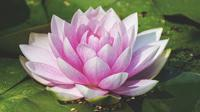
#> input picture 01_300.jpg, 200 x 112 px; its folder holds 4 pictures in this run
$ python first_assignment.py
#> lines starting #> are read from the running program, lines starting #| are printed output that depends on the picture
import numpy as np
import matplotlib.pylab as plt
from PIL import Image
import os
size_200 = (200,200)

for f in os.listdir('.'):
    if f.endswith('.jpg'):
        i = Image.open(f)
#> i is the input picture: PIL image 200x112 RGB; mean R, G, B 125.5, 117.5, 109.3
        fn, fext = os.path.splitext(f)

        i.thumbnail(size_200)
        i.save('photo/{}_300{}'.format(fn,fext))

    def plti(im, h=8, **kwargs):

        y = im.shape[0]
        x = im.shape[1]
        w = (y/x) * h
        plt.figure(figsize=(w,h))
        plt.imshow(im, interpolation="none", **kwargs)
        plt.axis('off')
#> pass 2 of the loop `for f in os.listdir('.'):`:
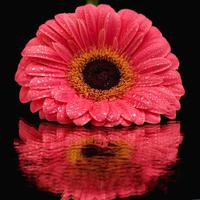
#> input picture 02_300.jpg, 200 x 200 px
#> i is the input picture: PIL image 200x200 RGB; mean R, G, B 128.3, 35.2, 41.5
#> pass 3 of the loop `for f in os.listdir('.'):`:
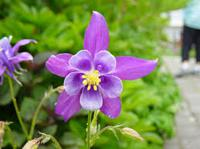
#> input picture 03_300.jpg, 200 x 149 px
#> i is the input picture: PIL image 200x149 RGB; mean R, G, B 124.2, 134.3, 89.8
#> the loop made 5 passes; the first 3 are shown

for f in os.listdir('.'):
    if f.endswith('.jpg'):
        im = plt.imread(f)
        print(type(im))
        plti(im)
        im = im[20:300,:300,:3]
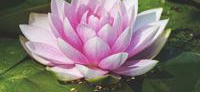
#> im: shape (92, 200, 3); mean R, G, B 132, 118.8, 117.4
        #plti(im)
        print( im )
#> pass 2 of the loop `for f in os.listdir('.'):`:
#> `im = im[20:300,:300,:3]`:
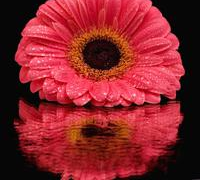
#> im: shape (180, 200, 3); mean R, G, B 135.4, 36.1, 42.6
#> pass 3 of the loop `for f in os.listdir('.'):`:
#> `im = im[20:300,:300,:3]`:
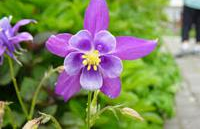
#> im: shape (129, 200, 3); mean R, G, B 126.7, 132.4, 95.9
#> the loop made 5 passes; the first 3 are shown
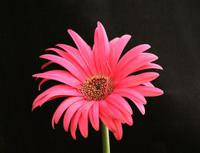
#> shown: shape (153, 200, 3); mean R, G, B 80.9, 39.1, 43.6
